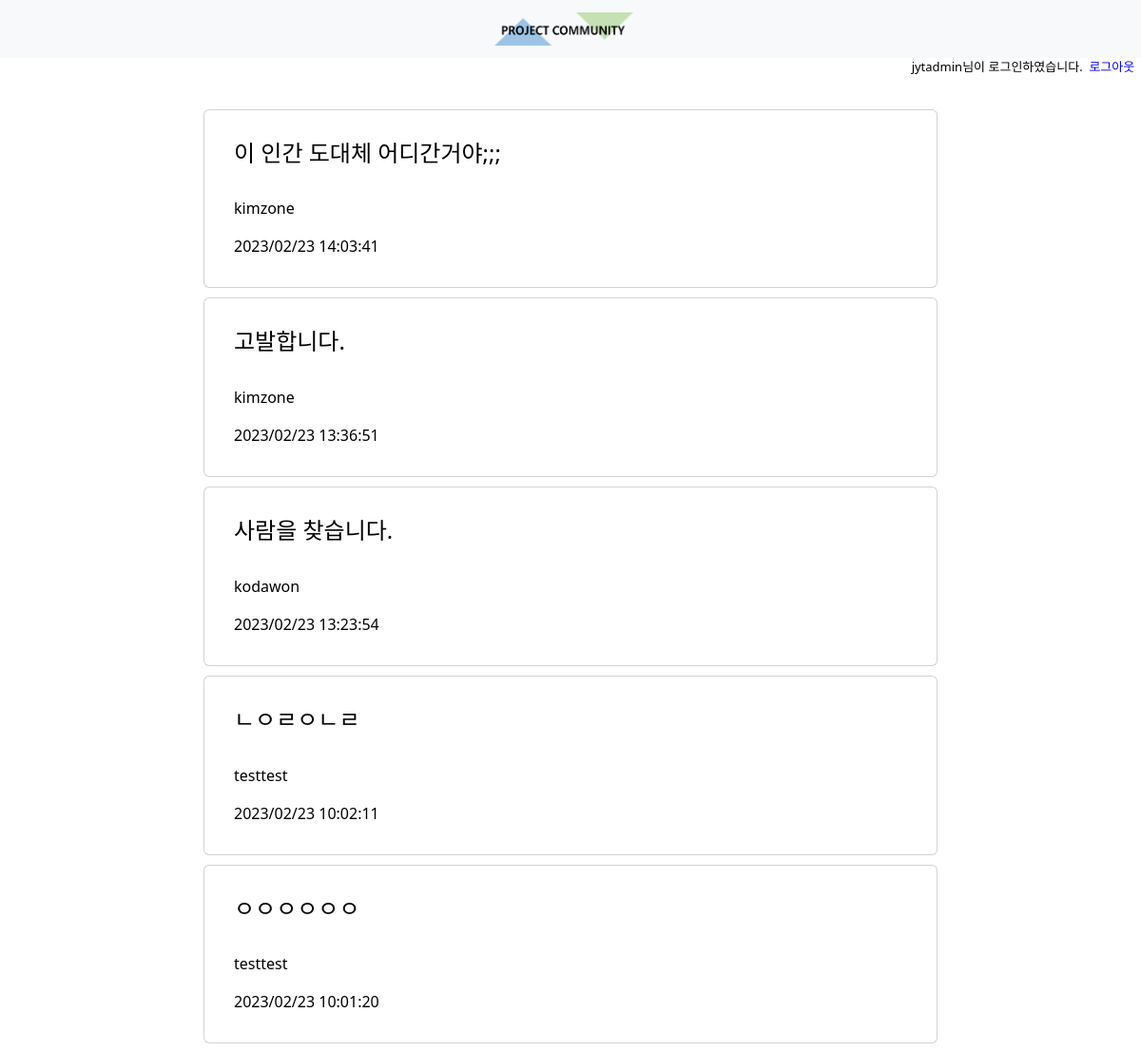
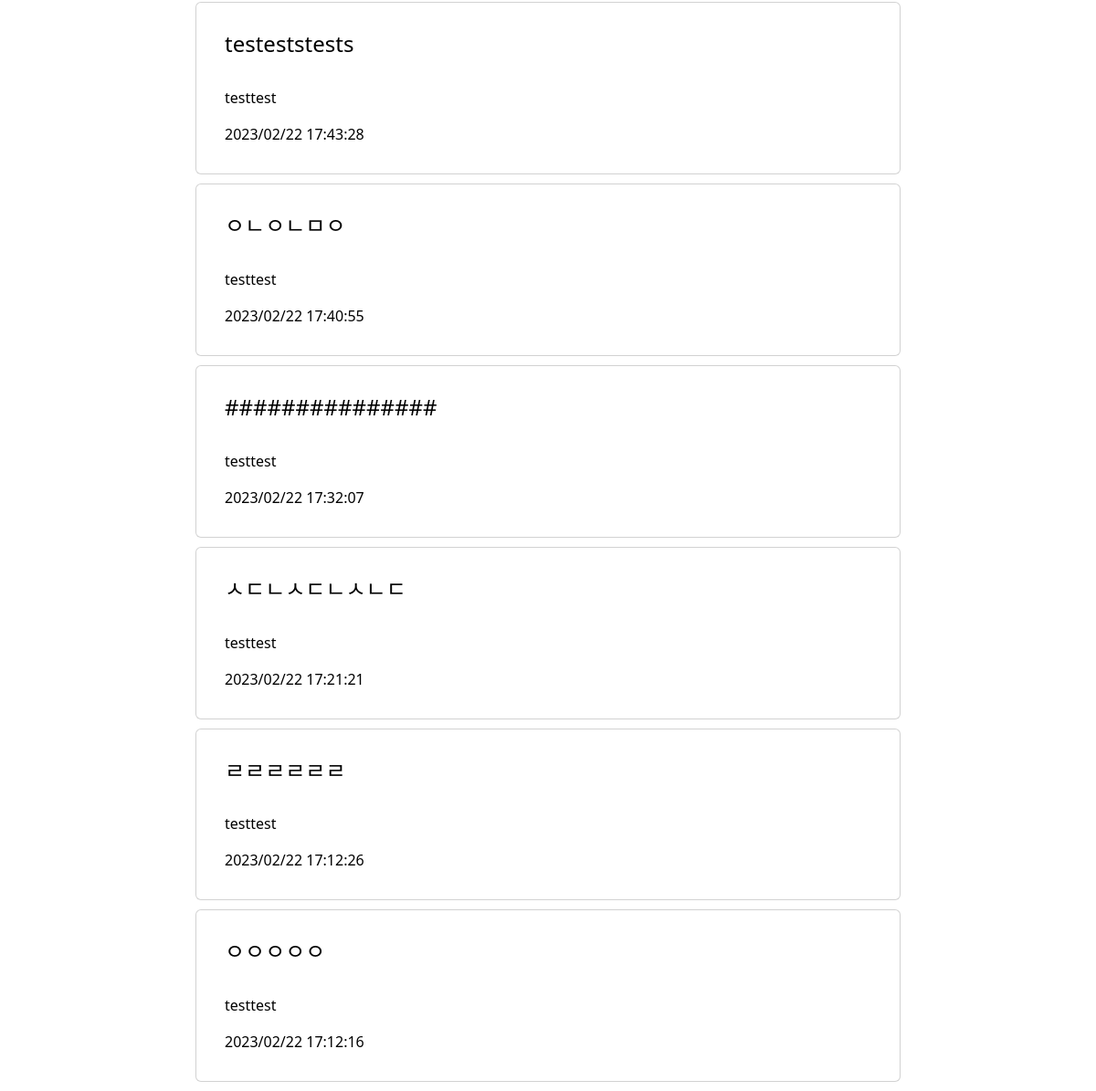
The page /room_list/ (signed in) on the database its author committed (2 pictures, top to bottom).
### chatapp/models.py (models this page shows, shortened)
class Room(models.Model):
    room_title = models.CharField(null=False, max_length=30)
    room_content = models.CharField(null=False, max_length=2000)
    room_image1 = models.ImageField(null=True, upload_to=image_path)
    room_image2 = models.ImageField(null=True, upload_to=image_path)
    room_image3 = models.ImageField(null=True, upload_to=image_path)
    room_creater = models.CharField(null=False, max_length=100)
    room_date = models.CharField(null=True, max_length=100)

### chatapp/views/room_views.py (the view)
# urls.py: path('room_list/',room_views.room_list),
@login_required
def room_list(request):
    room_object = Room.objects.all().order_by('-room_date')
    context = {'objects': room_object}
    return render(request, 'chatapp/room_list.html', context=context)

### chatapp/templates/chatapp/room_list.html (shortened to what this page needs)
{% extends "base.html" %}
{% block content %}
    {% if objects %}
    <div class="row justify-content-center">
        <div class="col-8">
        {% for item in objects %}
        <a class="card" href="/detail_room/{{item.id}}" target="_self"
                style="text-decoration: none; color:black; margin: 10px; padding: 15px;">
            <div class="card-body">
            <h4 class="card-title">{{item.room_title}}</h5>
            <br>
            <p class="card-text">{{item.room_creater}}</p>
            <p class="card-text">{{item.room_date}}</p>
            </div>
        </a>
        {% endfor %}
        </div>
    {% else %}
        <div class="row justify-content-center">
            <p class="col-4" style="text-align: center;">채팅방이 없습니다.</p>
        </div>
    {% endif %}
    </div>
</body>
</html>
{% endblock %}

### templates/base.html (shortened to what this page needs)
{% load static %}
<!DOCTYPE html>
<html lang="en">
<head>
    <link href="https://cdn.jsdelivr.net/npm/bootstrap@5.3.0-alpha1/dist/css/bootstrap.min.css" rel="stylesheet">
</head>
<body>
    <nav class="navbar bg-body-tertiary">
        <div class="container-fluid justify-content-center">
          <a class="navbar-brand" href="/">
            <img src="{% static 'chatapp/imgs/logo.png' %}" alt="Logo" width="200" height="35">
          </a>
        </div>
    </nav>
    {% if user.is_authenticated %}
    <div class="row justify-content-end" style="color:gray; font-size:13px;">
      <span style="width:auto; color:black;">{{ user.username }}님이 로그인하였습니다. &nbsp
      <a class="nav-link" href="{% url 'chatapp:logout' %}" style="float:right; color:blue;">로그아웃 &nbsp</a></span>
    </div>
    {% endif %}
{% block content %}{% endblock %}

### rows shown on the page
Room: room_title "이 인간 도대체 어디간거야;;;", room_creater "kimzone", room_date "2023/02/23 14:03:41"
Room: room_title "고발합니다.", room_creater "kimzone", room_date "2023/02/23 13:36:51"
Room: room_title "사람을 찾습니다.", room_creater "kodawon", room_date "2023/02/23 13:23:54"
Room: room_title "ㄴㅇㄹㅇㄴㄹ", room_creater "testtest", room_date "2023/02/23 10:02:11"
Room: room_title "ㅇㅇㅇㅇㅇㅇ", room_creater "testtest", room_date "2023/02/23 10:01:20"
Room: room_title "testeststests", room_creater "testtest", room_date "2023/02/22 17:43:28"
Room: room_title "ㅇㄴㅇㄴㅁㅇ", room_creater "testtest", room_date "2023/02/22 17:40:55"
Room: room_title "###############", room_creater "testtest", room_date "2023/02/22 17:32:07"
Room: room_title "ㅅㄷㄴㅅㄷㄴㅅㄴㄷ", room_creater "testtest", room_date "2023/02/22 17:21:21"
Room: room_title "ㄹㄹㄹㄹㄹㄹ", room_creater "testtest", room_date "2023/02/22 17:12:26"
Room: room_title "ㅇㅇㅇㅇㅇ", room_creater "testtest", room_date "2023/02/22 17:12:16"

### other values the page prints
{{ user.username }} "jytadmin"
